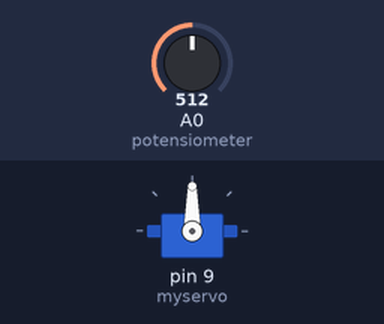
The sketch below on a simulated Arduino Uno, built with avr-gcc and run on an emulated ATmega328P. Parts: servo. The test bench sets the inputs (shaded band); at power-on: A0 (potensiometer) = 512.

Above: at 1.2 s.
1.3 s: A0 (potensiometer) set to 716
At 2.4 s:
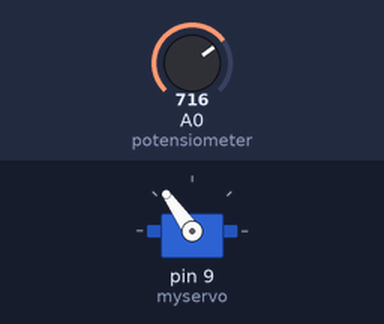
2.8 s: A0 (potensiometer) set to 900
At 3.2 s:
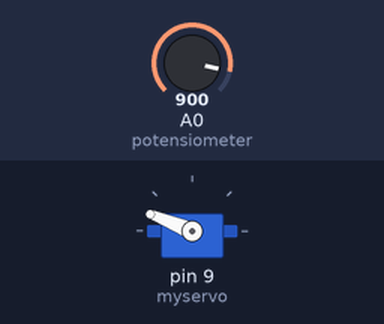
4.3 s: A0 (potensiometer) set to 1023
At 4.7 s:
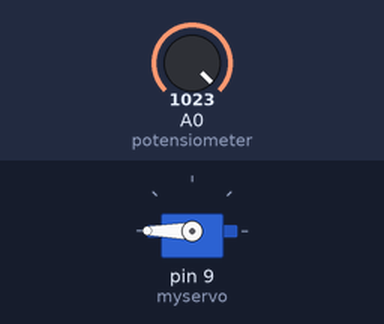
5.8 s: A0 (potensiometer) set to 306
At 6.7 s:
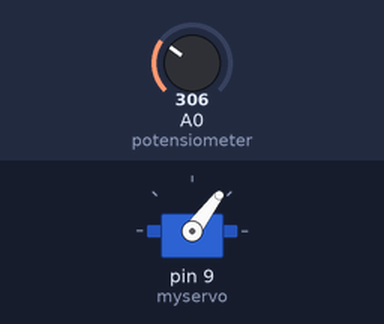
7.3 s: A0 (potensiometer) set to 122
At 8.1 s:
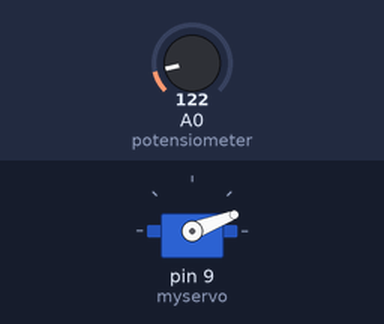
Timing chart, 0 to 9.8 s (numbered marks = the images above; inputs shaded):
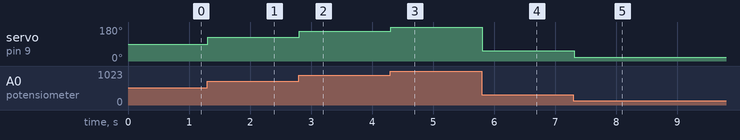

The sketch:

sketch_9.ino
```cpp
#include <Servo.h>
int led=10;
int potensiometer= A0;
Servo myservo;
void setup() {
  // put your setup code here, to run once:
myservo.attach(9);
}

void loop() {
  // put your main code here, to run repeatedly:
int val = analogRead(potensiometer);
val = map(val, 0, 1023,0,180);
myservo.write(val);
delay(15);

}
```

Measured:
- after the input at 1.3 s, servo on pin 9 (myservo): 90° → 125° at once
- after the input at 2.8 s, servo on pin 9 (myservo): 125° → 158° at once
- after the input at 4.3 s, servo on pin 9 (myservo): 158° → 180° at once
- after the input at 5.8 s, servo on pin 9 (myservo): 180° → 53° at once
- after the input at 7.3 s, servo on pin 9 (myservo): 53° → 21° at once
